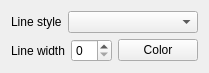
<?xml version="1.0" encoding="UTF-8"?>
<ui version="4.0">
 <class>PenStyleWidget</class>
 <widget class="QWidget" name="PenStyleWidget">
  <property name="windowModality">
   <enum>Qt::WindowModal</enum>
  </property>
  <property name="geometry">
   <rect>
    <x>0</x>
    <y>0</y>
    <width>197</width>
    <height>71</height>
   </rect>
  </property>
  <property name="windowTitle">
   <string>Modify Style</string>
  </property>
  <layout class="QVBoxLayout" name="verticalLayout">
   <item>
    <layout class="QHBoxLayout" name="horizontalLayout_2">
     <item>
      <widget class="QLabel" name="label_3">
       <property name="text">
        <string>Line style</string>
       </property>
      </widget>
     </item>
     <item>
      <widget class="QComboBox" name="styleCombo">
       <property name="sizePolicy">
        <sizepolicy hsizetype="MinimumExpanding" vsizetype="Fixed">
         <horstretch>0</horstretch>
         <verstretch>0</verstretch>
        </sizepolicy>
       </property>
      </widget>
     </item>
    </layout>
   </item>
   <item>
    <layout class="QHBoxLayout" name="horizontalLayout">
     <item>
      <widget class="QLabel" name="label">
       <property name="text">
        <string>Line width</string>
       </property>
      </widget>
     </item>
     <item>
      <widget class="QSpinBox" name="widthSpin"/>
     </item>
     <item>
      <widget class="QPushButton" name="colorButton">
       <property name="text">
        <string>Color</string>
       </property>
      </widget>
     </item>
    </layout>
   </item>
  </layout>
 </widget>
 <resources/>
 <connections/>
</ui>
